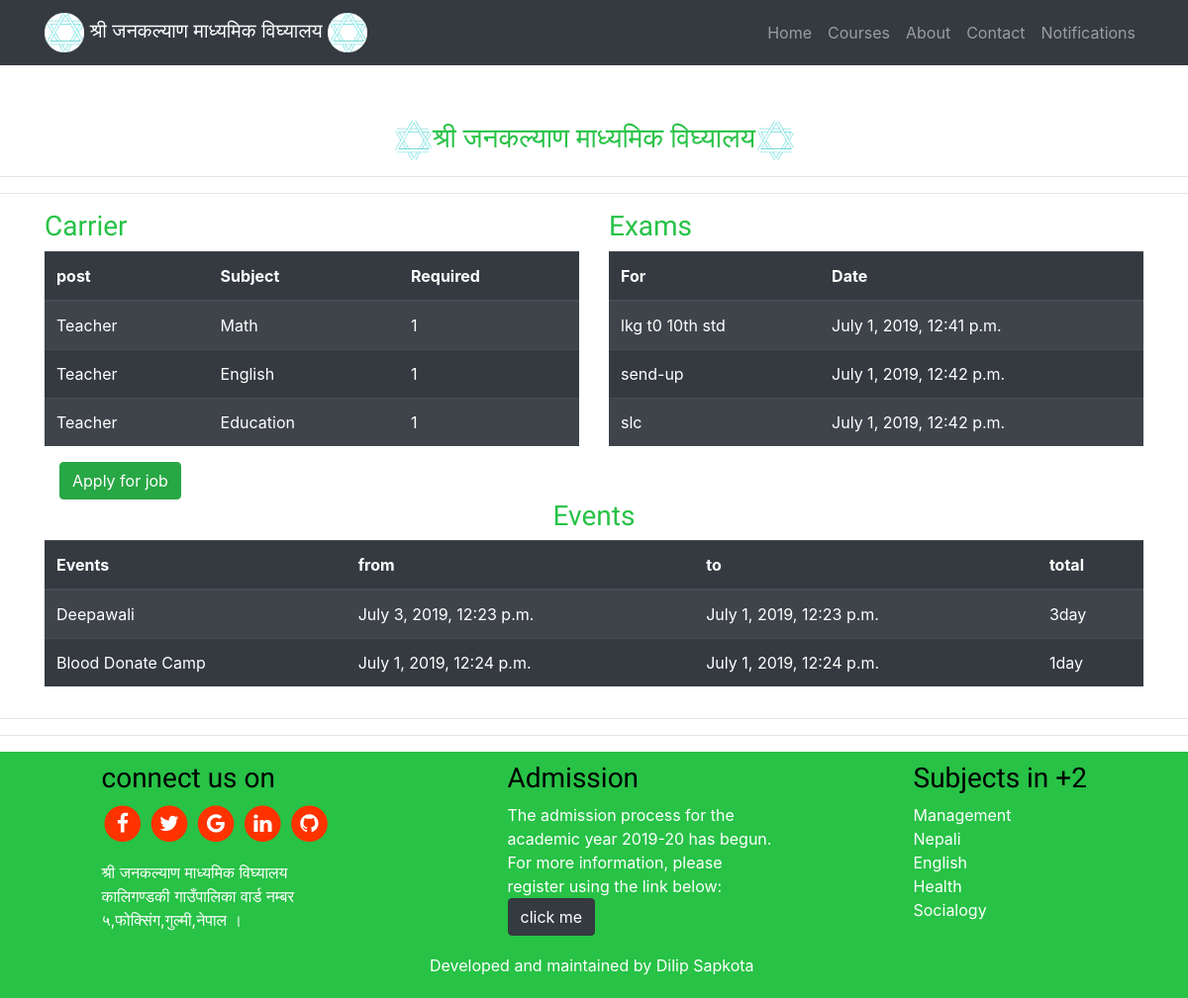
Screenshot of /notification/ with the database file from the repository.
### schoolapp/models.py (models this page shows, shortened)
class Carrier(models.Model):
    carrier_post = models.CharField(max_length=200)
    carrier_subjct = models.CharField(max_length=200)
    required = models.IntegerField(default=0)

class Exam(models.Model):
    Exam_for = models.CharField(max_length=200)
    date = models.DateTimeField()

class Event(models.Model):
    event = models.CharField(max_length=200)
    fr = models.DateTimeField("from")
    to = models.DateTimeField()
    total = models.IntegerField(default=0)

### schoolapp/views.py (the view)
# urls.py: path('notification/', views.notification, name='notification'),
def notification(request):
    carobj =Carrier.objects.all()
    evnt = Event.objects.all()
    exm = Exam.objects.all()
    return render(request, 'schoolapp/notification.html', {'carobj':carobj, 'evnt':evnt, 'exm':exm})

### schoolapp/templates/schoolapp/notification.html
{% extends "schoolapp/base.html" %}
{% load static %}
{% block content %}
<br><br><br>
<h3><center><img class="navimage" src="{% static 'images/shatkon.jpg' %}" alt="">श्री जनकल्याण माध्यमिक विघ्यालय<img class="navimage" src="{% static 'images/shatkon.jpg' %}" alt=""></center></h3>
<hr><hr>
<div class="container">
  <div class="row">
    <div class="col-md-6">
      <h3>Carrier</h3>
      <table class="table table-dark table-striped">
          <thead>
              <tr>
                  <th>post</th>
                  <th>Subject</th>
                  <th>Required</th>
              </tr>
          </thead>
          <tbody>
              {% for r in carobj %}
                  <tr>
                      <td>{{r.carrier_post}}</td>
                      <td>{{r.carrier_subjct}}</td>
                      <td>{{r.required}}</td>
                  </tr>
              {% endfor %}
          </tbody>
      </table>
      <div class="container">
            <button type="button" class="btn btn-success">Apply for job</button>
      </div>
    </div>
    <div class="col-md-6">
      <h3>Exams</h3>
      <table class="table table-dark table-striped">
        <thead>
          <tr>
            <th>For</th>
            <th>Date</th>
          </tr>
        </thead>
        <tbody>
          {% for e in exm %}
          <tr>
            <td>{{ e.Exam_for }}</td>
            <td>{{ e.date }}</td>
          </tr>
          {% endfor %}
        </tbody>
      </table>
    </div>
</div>
<div class="row">
  <div class="col-md-12">
      <h3><center>Events</center></h3>
      <table class="table table-dark table-striped">
        <thead>
          <tr>
            <th>Events</th>
            <th>from</th>
            <th>to</th>
            <th>total</th>
          </tr>
        </thead>
        <tbody>
          {% for e in evnt %}
          <tr>
            <td>{{ e.event }}</td>
            <td>{{ e.fr }}</td>
            <td>{{ e.to }}</td>
            <td>{{ e.total }}day</td>
          </tr>
          {% endfor %}
        </tbody>
      </table>
  </div>
</div>
</div>
{% endblock %}

### schoolapp/templates/schoolapp/base.html (shortened to what this page needs)
{% load static %}
<!doctype html>
<html lang="en">
  <head>
    <link rel="stylesheet" href="https://stackpath.bootstrapcdn.com/bootstrap/4.3.1/css/bootstrap.min.css">
    <link rel="stylesheet" href="https://maxcdn.bootstrapcdn.com/font-awesome/4.5.0/css/font-awesome.min.css">
    <link rel="stylesheet" href="{% static 'css/schoolapp.css' %}">
  </head>
  <body>
    <nav class="navbar navbar-expand-md navbar-dark bg-dark fixed-top navbg">
   <div class="container">
 <a class="navbar-brand" href="/"><img class="navimage" src="{% static 'images/shatkon.jpg' %}" alt="" > श्री जनकल्याण माध्यमिक विघ्यालय <img class="navimage" src="{% static 'images/shatkon.jpg' %}" alt=""></a>
 <div class="collapse navbar-collapse" id="navbarsExampleDefault">
   <ul class="navbar-nav ml-auto">
     <li class="nav-item">
       <a class="nav-link" href="/">Home <span class="sr-only">(current)</span></a>
     </li>
     <li class="nav-item">
       <a class="nav-link" href="/course/">Courses</a>
     </li>
     <li class="nav-item">
       <a class="nav-link" href="/about/">About</a>
     </li>
     <li class="nav-item">
       <a class="nav-link" href="/contact/">Contact</a>
     </li>
     <li class="nav-item">
       <a class="nav-link" href="/notification/">Notifications</a>
     </li>
   </ul>
 </div>
</div>
</nav>
{% block content %}
{% endblock %}
  <hr><hr>
  <div class="well wellfooter">
  <div class="row">
    <div class="col-md-3 offset-1">
      <h3 style="color:black">connect us on</h3>
      <ul class="list-inline">
               <a class="forms" target="_blank" href="https://www.facebook.com"><span class="fa-stack fa-lg">
                   <i class="fa fa-circle fa-stack-2x"></i>
                   <i class="fa fa-facebook fa-stack-1x fa-inverse"></i></span>
               </a>
               <a class="forms" target="_blank" href="#"><span class="fa-stack fa-lg">
                   <i class="fa fa-circle fa-stack-2x"></i>
                   <i class="fa fa-twitter fa-stack-1x fa-inverse"></i></span>
               </a>
               <a class="forms" target="_blank" href="#"><span class="fa-stack fa-lg">
                   <i class="fa fa-circle fa-stack-2x"></i>
                   <i class="fa fa-google fa-stack-1x fa-inverse"></i></span>
               </a>
               <a class="forms" class="forms" target="_blank" href="#"><span class="fa-stack fa-lg">
                   <i class="fa fa-circle fa-stack-2x"></i>
                   <i class="fa fa-linkedin fa-stack-1x fa-inverse"></i></span>
               </a>
               <a class="forms" target="_blank" href="https://github.com/Dilipsa/"><span class="fa-stack fa-lg">
                   <i class="fa fa-circle fa-stack-2x"></i>
                   <i class="fa fa-github fa-stack-1x fa-inverse"></i></span>
               </a>
             </ul>
             श्री जनकल्याण माध्यमिक विघ्यालय  <br>
             कालिगण्डकी गाउँपालिका वार्ड नम्बर ५,फोक्सिंग,गुल्मी,नेपाल ।
    </div>
    <div class="col-md-3 offset-1">
               <h3 style="color:black">Admission</h3>
              The admission process for the academic year 2019-20 has begun. For more information, please register using the link below:<br>
              <button type="button" class="btn btn-dark">click me</button>
             </div>
             <div class="col-md-3 offset-1">
              <h3 style="color:black">Subjects in +2</h3>
              <ul class="list-unstyled">
                <li>Management</li>
                <li>Nepali</li>
                <li>English</li>
                <li>Health</li>
                <li>Socialogy</li>
              </ul>
          </div>
  </div>
  <p><center>Developed and maintained by Dilip Sapkota
  </center></p>
</div>
  </body>
</html>

### schoolapp/static/css/schoolapp.css (style rules this page uses)
body { padding-top: 50px; }
well, h1,h2,h3,h4 { color: #27c246; font-family: 'Oranienbaum', serif; }
p { font-family: 'Oranienbaum', serif; }
.navimage { height: 40px; width: auto; }
.wellfooter { background-color: #27c246; color: #fff; padding-top: 10px; padding-bottom: 5px; }
.fa-stack { color: #ff3300; }
.navbg { background-color: #ff3300; }

### rows the page displays
Carrier: carrier_post "Teacher", carrier_subjct "Math", required "1"
Carrier: carrier_post "Teacher", carrier_subjct "English", required "1"
Carrier: carrier_post "Teacher", carrier_subjct "Education", required "1"
Exam: Exam_for "lkg t0 10th std", date "July 1, 2019, 12:41 p.m."
Exam: Exam_for "send-up", date "July 1, 2019, 12:42 p.m."
Exam: Exam_for "slc", date "July 1, 2019, 12:42 p.m."
Event: event "Deepawali", fr "July 3, 2019, 12:23 p.m.", to "July 1, 2019, 12:23 p.m.", total "3"
Event: event "Blood Donate Camp", fr "July 1, 2019, 12:24 p.m.", to "July 1, 2019, 12:24 p.m.", total "1"
